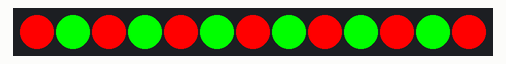
Simulated run of this program. Board: Raspberry Pi Pico running MicroPython. On the bench: 13 RGB LEDs in strip order, left to right.

Above: at 0.1 s.
At 7.1 s:
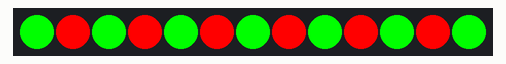

The program:

christmas_wheel.py
```python
from machine import Pin
import neopixel
import time

NUM_PIXELS = 13 # number of LED
pin = Pin(0, Pin.OUT)  # GP0 -> DIN
strip = neopixel.NeoPixel(pin, NUM_PIXELS)

# Define Christmas colors
colors = [(255, 0, 0), (0, 255, 0)]  # Red and

# to add more colors just define it with new RGB value

def christmas_wheel(strip, delay=0.1):
    while True:
        for j in range(NUM_PIXELS):
            for i in range(NUM_PIXELS):
                # Alternate red and green, spinning
                strip[i] = colors[(i + j) % len(colors)]
            strip.write()
            time.sleep(delay)

try:
    christmas_wheel(strip, 0.5)
except KeyboardInterrupt:
    # Turn off LEDs on exit
    for i in range(NUM_PIXELS):
        strip[i] = (0, 0, 0)
    strip.write()
```

Measured:
- by itself, everything shown: repeats every 6.5 s, in 12 steps
- what the display in image 1 shows lasts 0.5 s, from 7.0 s to 7.5 s
